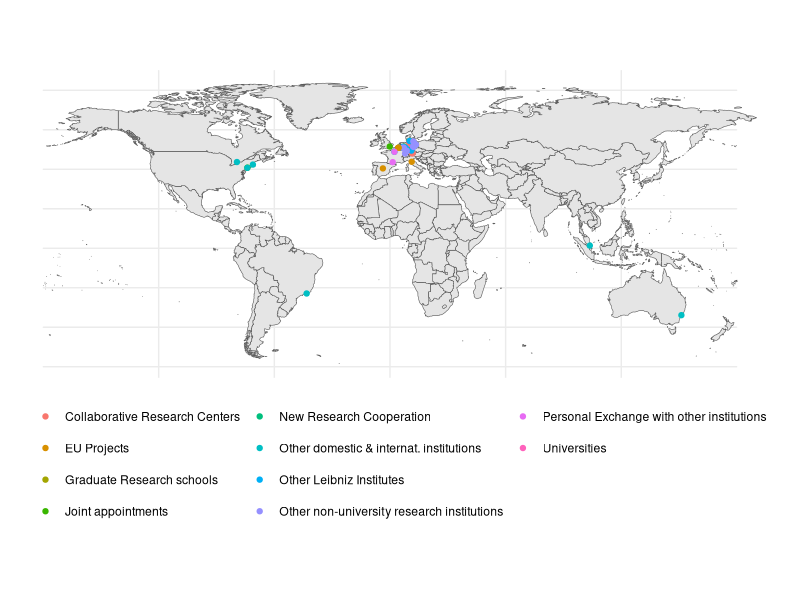
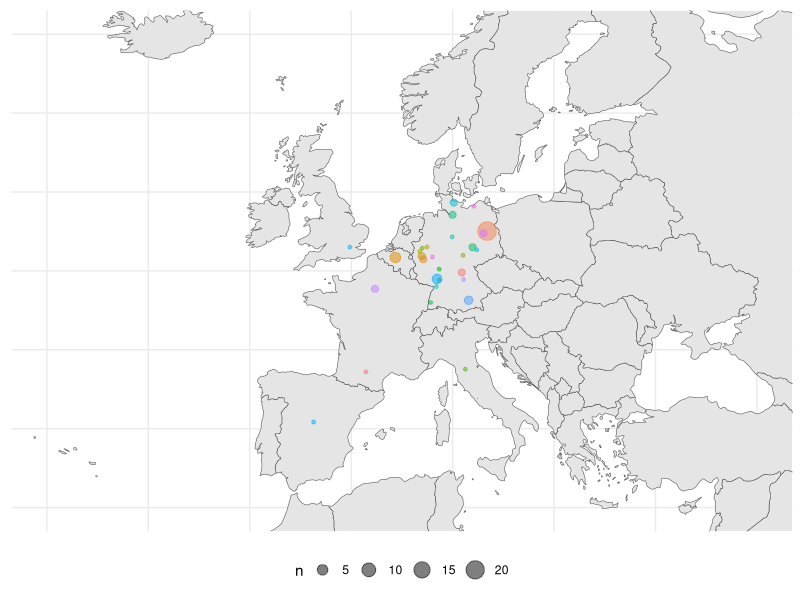

Recreate these plots in R, in order.
library(ggplot2)
library(ggrepel)
library(dplyr)
library(maps)
library(sf)

# 1.
partners <- read.csv('wzb_partners_data.csv', stringsAsFactors = FALSE)

# 2.
worldmap_data <- st_as_sf(map('world', plot = FALSE, fill = TRUE))
worldmap_data <- worldmap_data[worldmap_data$ID != 'Antarctica',]   # 3.

# 4.
ggplot(partners) +                                     
    geom_sf(data = worldmap_data) +                    
    geom_point(aes(x = institute_lon, y = institute_lat, color = type)) +
    scale_color_discrete(guide = guide_legend(nrow = 4, title = NULL)) +
    theme_minimal() +
    theme(axis.title = element_blank(),
          axis.text = element_blank(),
          legend.position = 'bottom')

# 5.
partners_cities <- group_by(partners, city, city_lon, city_lat) %>% count()

ggplot(partners_cities) +                                     
    geom_sf(data = worldmap_data) +                    
    geom_point(aes(x = city_lon, y = city_lat, size = n, color = city), alpha = 0.5) +
    scale_color_discrete(guide = 'none') +
    coord_sf(xlim = c(-30, 40), ylim = c(35, 65)) +
    theme_minimal() +
    theme(axis.title = element_blank(),
          axis.text = element_blank(),
          legend.position = 'bottom')




# # 5.
# ggplot(partners) +                                     
#     geom_sf(data = worldmap_data) +                    
#     geom_point(aes(x = institute_lon, y = institute_lat, color = type)) +
#     geom_label_repel(aes(label = institution_short, x = institute_lon, y = institute_lat), size = 2) +
#     scale_color_discrete(guide = guide_legend(nrow = 4, title = NULL)) +
#     theme_minimal() +
#     theme(axis.title = element_blank(),
#           axis.text = element_blank(),
#           legend.position = 'bottom')
# 
